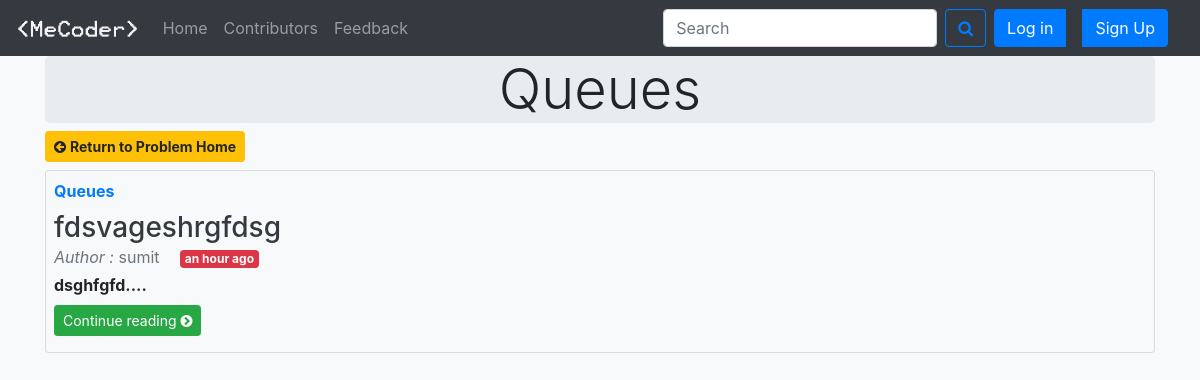
The app's page /problem/problemtags/Queues/ with its own data.
### problem/models.py (models this page shows, shortened)
class probobj(models.Model):
    p_id=models.AutoField(primary_key=True)
    p_user=models.ForeignKey(User,on_delete=models.CASCADE)
    p_tag=models.CharField(max_length=100,default="unnamed")
    p_name=models.CharField(max_length=100)
    p_desc=models.TextField()
    p_in=models.CharField(max_length=200,default="")
    p_out=models.CharField(max_length=200,default="")
    p_const=models.CharField(max_length=200,default="")
    p_exin=models.CharField(max_length=200,default="")
    p_exout=models.CharField(max_length=200,default="")
    p_code=models.TextField(default="")
    p_timestamp=models.DateTimeField(default=now)

### problem/views.py (the view)
# urls.py: path('problemtags/<str:tagname>/',views.showtags,name="problemtags"),
def showtags(request,tagname):
    targetobj=probobj.objects.filter(p_tag=tagname)
    if len(targetobj)>0:
        return render(request,"problem/targetland.html",{'allprob':targetobj,'tag':tagname})
    else:
        return redirect("/problem/")
    return redirect("/problem/")

### templates/problem/targetland.html (shortened to what this page needs)
{% extends 'basic.html' %}
{% load humanize %}
{% block body %}
<div class="container">
<div class="jumbotron text-center">
  <h1 class="display-4">{{tag}}</h1>
</div>
 <a href="/problem/problemtags/" class="btn btn-warning btn-sm  "><i class="fa fa-arrow-circle-left"></i> <strong>Return to Problem Home</strong></a>
{% for i in allprob %}
<div class="card p-2 my-2 bg-light">
<strong class="d-inline-block mb-2 text-primary">{{i.p_tag}}</strong>
<h3 class="mb-0"><a class="text-dark" href="#">{{i.p_name}}</a></h3>
<div class="mb-1 text-muted"><i>Author :</i> {{i.p_user.username}}  <span class="badge badge-danger mx-3">{{i.p_timestamp|naturaltime}}</span></div>
<p class="card-text mb-auto"><b>{{i.p_desc|slice:":200"}}....</b></p>
<div>
<a href="/problem/problemtags/tag/{{i.p_id}}/" class="btn btn-success btn-sm  my-2">Continue reading  <i class="fa fa-chevron-circle-right"></i></a>
</div>
</div>
{% endfor %}
</div>
{% endblock body %}

### records on screen
probobj: p_tag "Queues", p_name "fdsvageshrgfdsg", p_user.username "sumit", p_timestamp "an hour ago", p_desc "dsghfgfd"
